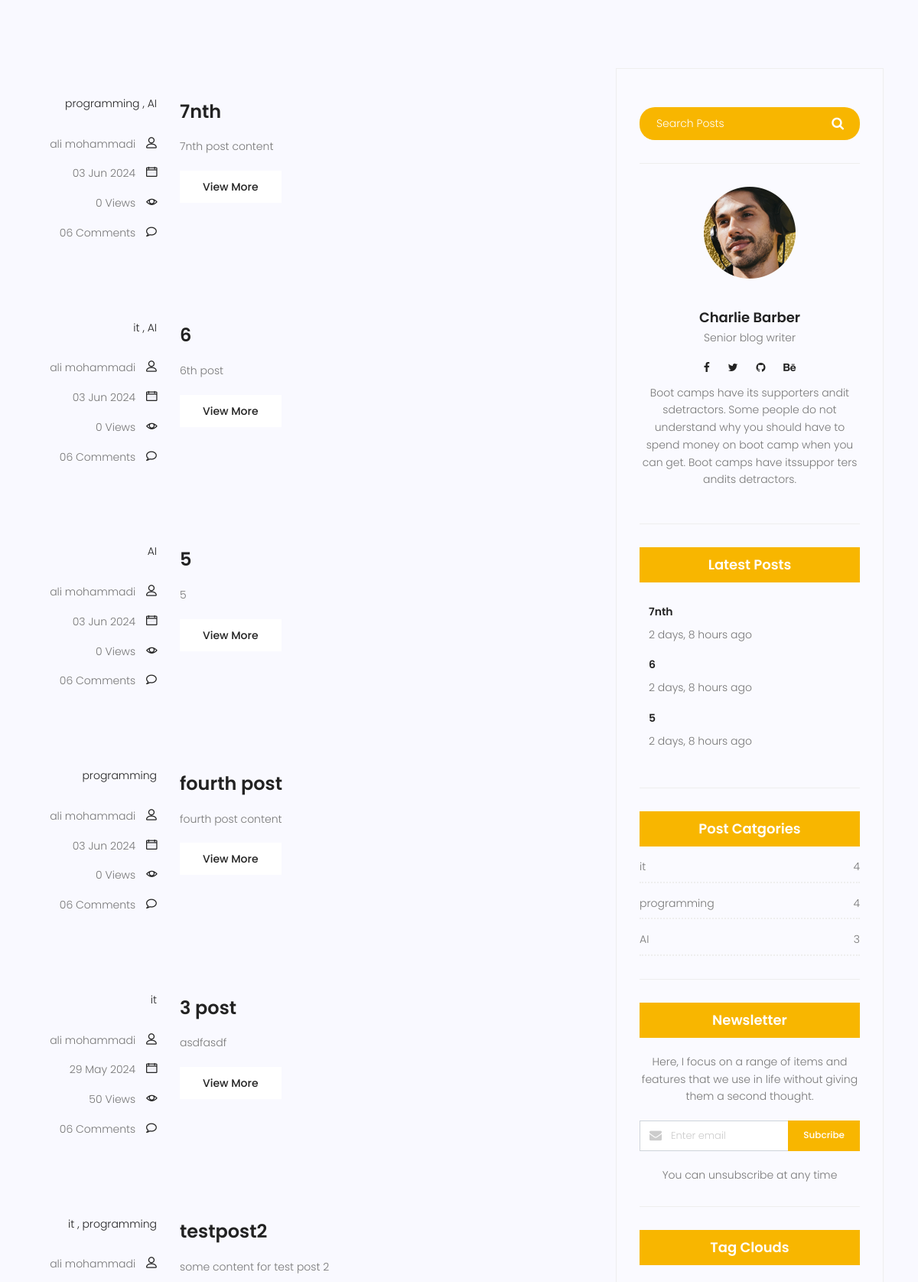
Before: /blog/search/ (middle part) with the older database file.
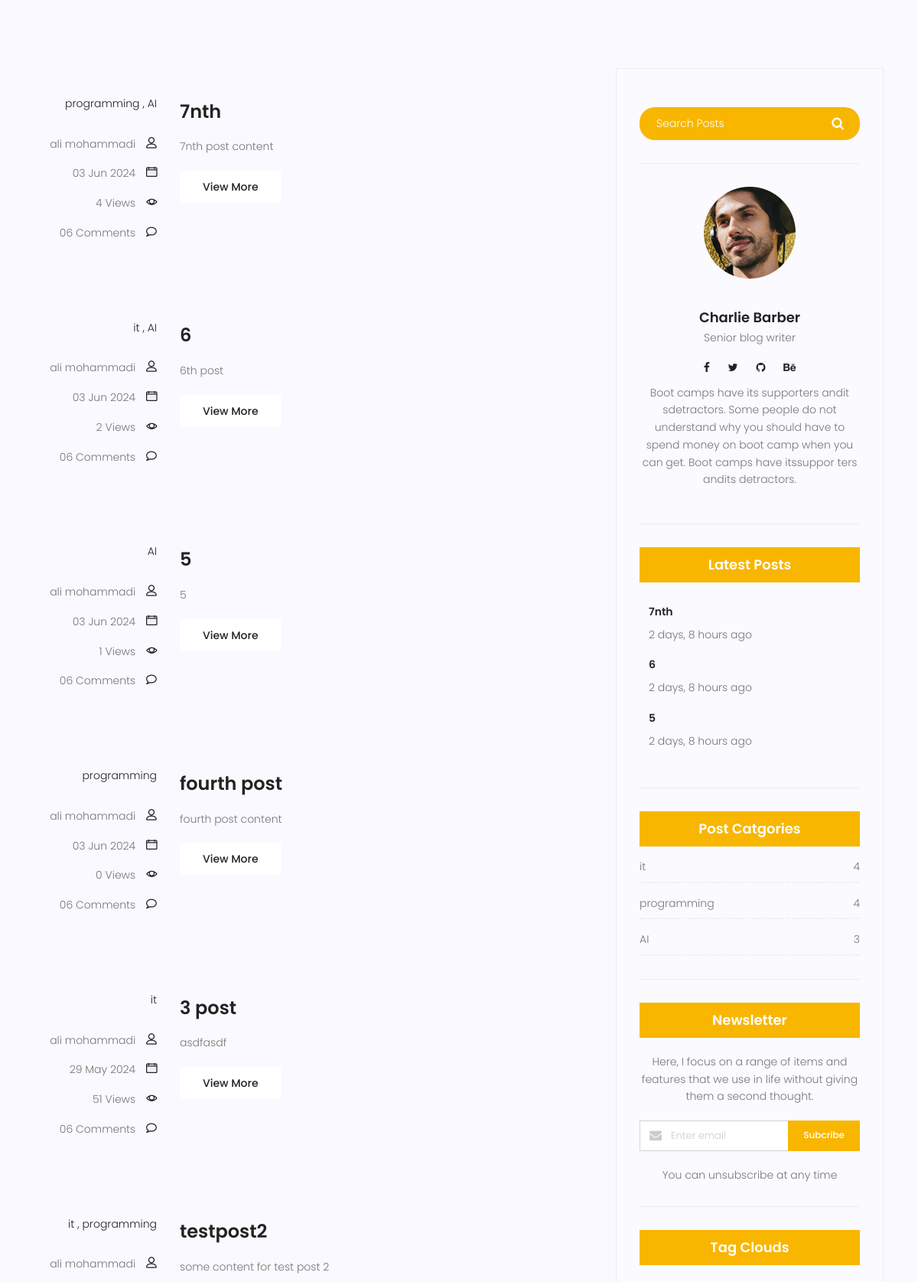
After: the same page with the newer database file.
### blog/models.py (models this page shows, shortened)
class Post(models.Model):
    image = models.ImageField(upload_to='blog/', default='blog/default.jpg')
    author = models.ForeignKey(User, related_name='posts', on_delete=models.SET_NULL, null=True)
    title = models.CharField(max_length=255)
    content = models.TextField()
    category = models.ManyToManyField(Category)
    counted_view = models.IntegerField(default=0)
    status = models.BooleanField(default=False)
    published_datetime = models.DateTimeField(null=True)
    created_datetime = models.DateTimeField(auto_now_add=True)
    modified_datetime = models.DateTimeField(auto_now=True)
    class Meta:
        ordering = ['-created_datetime']

### blog/views.py (the view)
# urls.py: path('search/', views.blog_search_view, name='search'),
def blog_search_view(request):
    posts = Post.objects.filter(status=True, published_datetime__lte=now())
    if request.method == "GET":
        if s := request.GET.get("q"):
            posts = posts.filter(content__contains=s)
    context = {"posts": posts}
    return render(request, "blog/blog-home.html", context)

### blog/models.py (called while the page is built)
    def __str__(self) -> str:
        return self.name

### blog/templatetags/blog_tags.py (called while the page is built)
@register.inclusion_tag("blog/blog-latest-post.html")
def latestposts(arg=3):
    posts = Post.objects.filter(status=True, published_datetime__lte=now()).order_by(
        "-published_datetime"
    )[:arg]
    return {"posts": posts}

@register.inclusion_tag("blog/blog-category.html")
def post_categories():
    posts = Post.objects.filter(status=True, published_datetime__lte=now())
    categories = Category.objects.all()
    cat_dict = {}
    for name in categories:
        cat_dict[name] = posts.filter(category=name).count()
    return {"categories": cat_dict}

### templates/blog/blog-home.html (shortened to what this page needs)
{% extends '_base.html'%}
{% load static %}
{% load blog_tags %}
{% block content %}
<section class="top-category-widget-area pt-90 pb-90">
</section>
<section class="post-content-area">
  <div class="container">
    <div class="row">
      <div class="col-lg-8 posts-list">
        {% for post in posts %}
        <div class="single-post row">
          <div class="col-lg-3 col-md-3 meta-details">
            <ul class="tags">
              <li>
                  {% for cat in post.category.all %}
                   <a href="{% url 'blog:category' cat_name=cat.name %}"> {{ cat.name }} {% if not forloop.last %} , {% endif %} </a>
                  {% endfor %}
                </li>
            </ul>
            <div class="user-details row">
              <p class="user-name col-lg-12 col-md-12 col-6">
                <a href="#">{{ post.author.get_full_name }}</a>
                <span class="lnr lnr-user"></span>
              </p>
              <p class="date col-lg-12 col-md-12 col-6">
                <a href="#">{{post.published_datetime|date:"d M Y" }}</a>
                <span class="lnr lnr-calendar-full"></span>
              </p>
              <p class="view col-lg-12 col-md-12 col-6">
                <a href="#">{{post.counted_view}} Views</a>
                <span class="lnr lnr-eye"></span>
              </p>
              <p class="comments col-lg-12 col-md-12 col-6">
                <a href="#">06 Comments</a> <span class="lnr lnr-bubble"></span>
              </p>
            </div>
          </div>
          <div class="col-lg-9 col-md-9">
            <div class="feature-img">
            </div>
            <a
              class="posts-title"
              href="{% url 'blog:detail_view' pk=post.id %}"
              ><h3>{{post.title}}</h3></a
            >
            <p class="excert">
              {{post.content|truncatewords:20 }}
            </p>
            <a
              href="{% url 'blog:detail_view' pk=post.id %}"
              class="primary-btn"
              >View More</a
            >
          </div>
        </div>
        {% endfor %}
      </div>
      <div class="col-lg-4 sidebar-widgets">
        <div class="widget-wrap">
          {% include 'blog/blog-search.html' %}
          {% include 'blog/blog-writer.html' %}
          {% latestposts %}
          {% post_categories %}
          {% include 'blog/blog-newsletter.html' %}
          {% include 'blog/blog-tag.html' %}
        </div>
      </div>
    </div>
  </div>
</section>
{% endblock content %}

### templates/blog/blog-latest-post.html (shortened to what this page needs)
{% load static %}
{% load humanize %}
<div class="single-sidebar-widget popular-post-widget">
    <h4 class="popular-title">Latest Posts</h4>
    <div class="popular-post-list">
      {% for post in posts %}
      <div class="single-post-list d-flex flex-row align-items-center">
        <div class="details">
          <a href="{% url 'blog:detail_view' post.id %}"
            ><h6>{{ post.title }}</h6></a
          >
          <p>{{ post.published_datetime|naturaltime }}</p>
        </div>
      </div>
      {% endfor %}
    </div>
  </div>

Changed rows visible on the page:
changed Post "7nth": counted_view "0" → "4"
changed Post "6th post": counted_view "0" → "2"
changed Post (number 3 of 6 on the later page): counted_view "0" → "1"
changed Post "3 post": counted_view "50" → "51"
